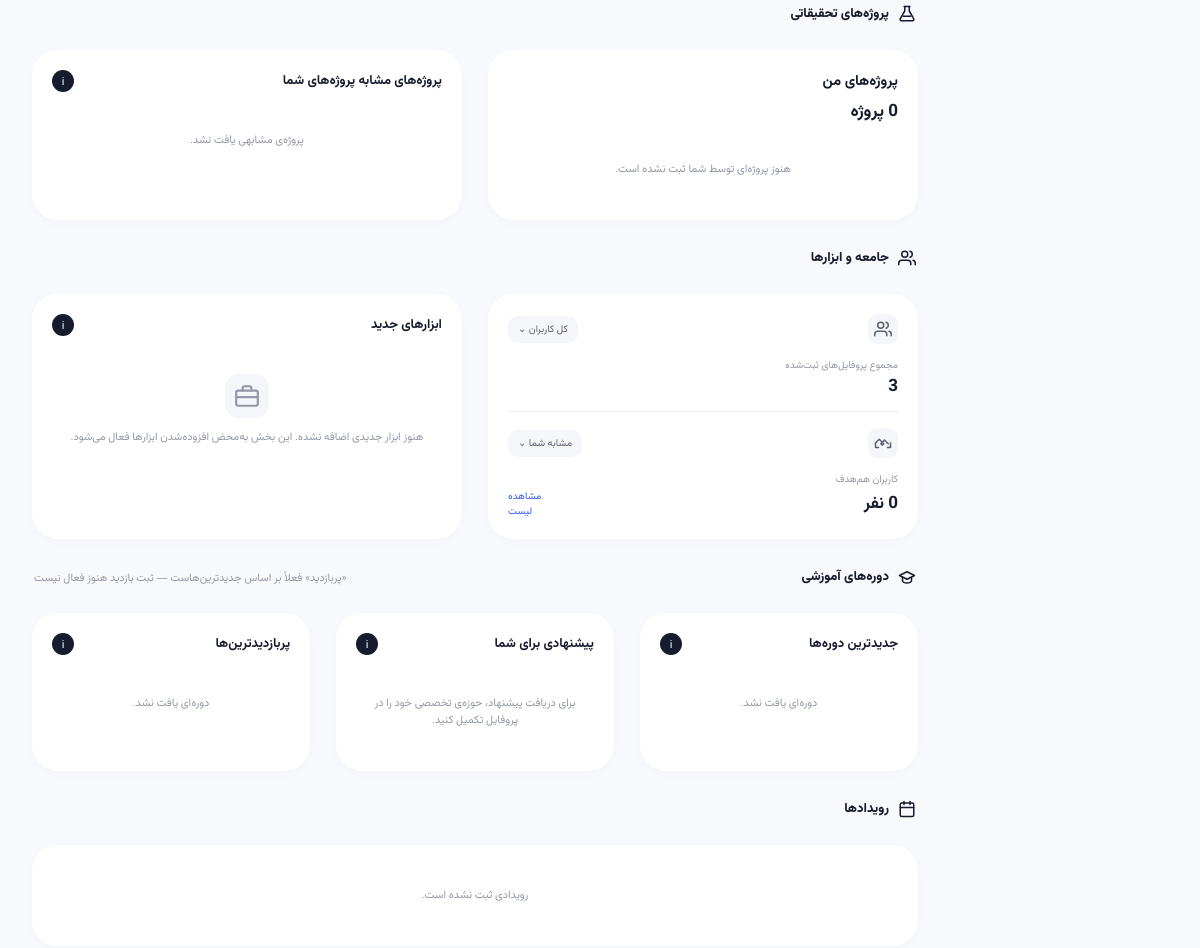
Before: /dashboard/ (middle part) with the older database file.
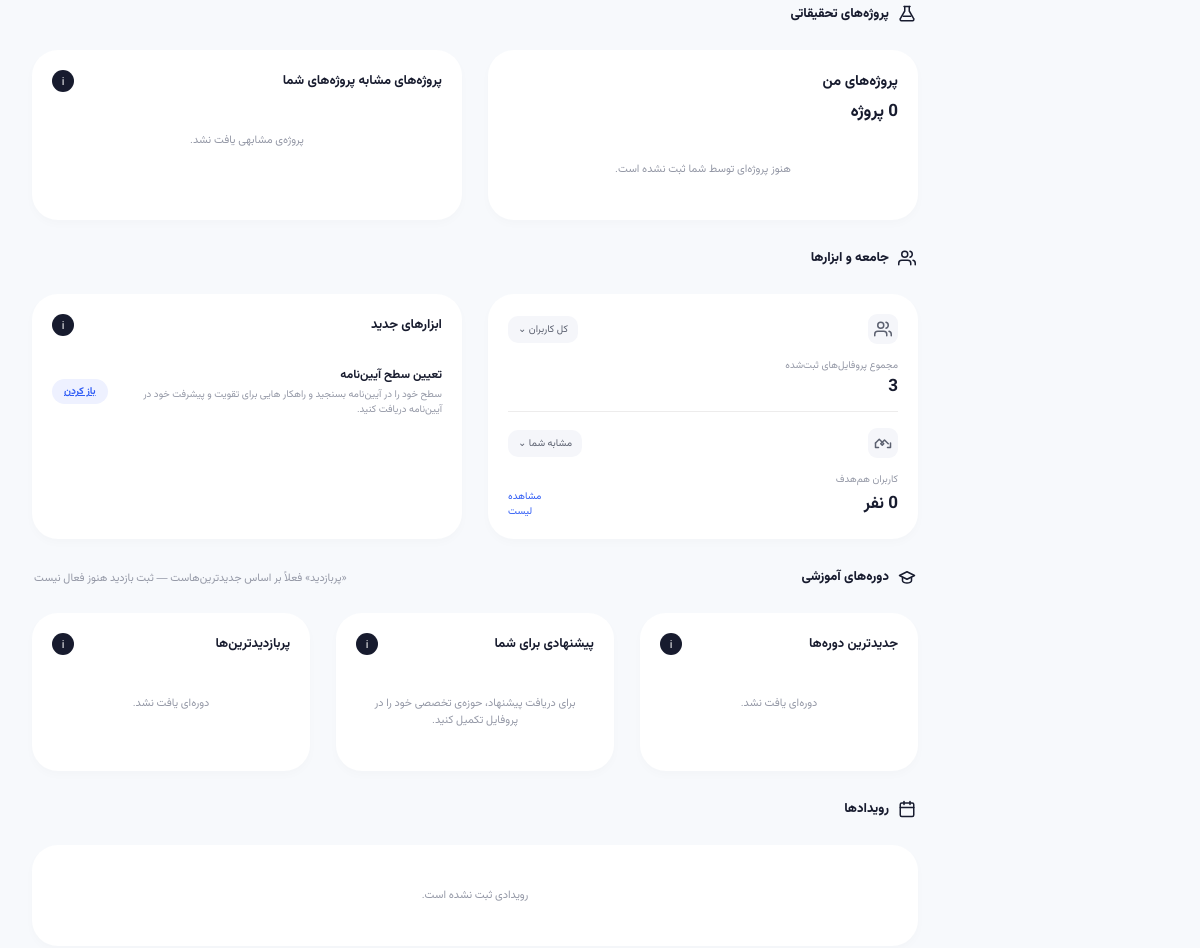
After: the same page with the newer database file.
### core/models.py (models this page shows, shortened)
class Tool(models.Model):
    title = models.CharField('عنوان', max_length=150)
    description = models.CharField('توضیح کوتاه', max_length=300, blank=True)
    url_name = models.CharField(
        'نام URL (namespace:name)', max_length=150, blank=True,
        help_text='مثال: regulation_assessment:evaluation_form'
    )
    external_url = models.CharField('لینک جایگزین / ثابت', max_length=300, blank=True)
    icon_svg = models.TextField(
        'کد SVG آیکون', blank=True,
        help_text='محتوای داخل تگ <svg>...</svg> را بدون تگ بیرونی paste کنید.'
    )
    is_active = models.BooleanField('فعال', default=True)
    is_new = models.BooleanField('برچسب «جدید»', default=True)
    order = models.PositiveIntegerField('ترتیب نمایش', default=0)
    created_at = models.DateTimeField(auto_now_add=True)
    updated_at = models.DateTimeField(auto_now=True)
    class Meta:
        verbose_name = 'ابزار'
        verbose_name_plural = 'ابزارها'
        ordering = ['order', '-created_at']
    def get_url(self):
        if self.url_name:
            try:
                return reverse(self.url_name)
            except NoReverseMatch:
                pass
        return self.external_url or '#'

### core/views.py (the view, shortened to what this page needs)
# urls.py: path('dashboard/', views.home, name='home'),
def home(request):
    profile = None
    roadmaps = Roadmap.objects.none()
    active_roadmaps = Roadmap.objects.none()
    roadmap = None
    stages = []
    active_stage = None
    total_roadmaps_count = 0
    active_roadmaps_count = 0
    completed_roadmaps_count = 0
    paused_roadmaps_count = 0
    draft_roadmaps_count = 0
    active_stages_count = 0
    average_roadmap_progress = 0
    total_stage_count = 0
    completed_stage_count = 0
    total_activity_count = 0
    completed_activity_count = 0
    profile_sections = {'sections': [], 'open_ended': []}
    profile_radar = None
    top_activities = []
    roadmap_timeline = None
    courses_data = {'newest': [], 'recommended': [], 'most_viewed': [], 'most_viewed_is_real_data': False}
    top_events = []
    user_projects = []
    similar_projects = []
    community_stats = {'total_profiles': Profile.objects.count(), 'same_goal_users': [], 'similar_profile_users': []}
    new_tools = _get_new_tools()
    activity_log_stats = {'total': 0, 'completed': 0, 'pending': 0, 'in_progress': 0, 'paused': 0, 'cancelled': 0}
    online_stats = _get_online_activity_stats(request.user)
    selected_roadmap_counts = {'total_stages': 0, 'completed_stages': 0, 'total_activities': 0, 'completed_activities': 0}
    all_user_stage_activities = []
    if online_stats.get('available'):
        online_stats['calendar_grid_json'] = mark_safe(json.dumps(online_stats['calendar_grid']))
    dashboard_stats = _get_stats(
        profile,
        average_roadmap_progress,
        total_stage_count,
        completed_stage_count,
        total_activity_count,
        completed_activity_count,
    )
    weak_point = _get_weak_point(profile, roadmap, stages)
    context = {
        'profile': profile,
        'roadmaps': roadmaps,
        'active_roadmaps': active_roadmaps,
        'roadmap': roadmap,
        'stages': stages,
        'active_stage': active_stage,
        'total_progress': roadmap.get_progress() if roadmap else 0,
        'total_roadmaps_count': total_roadmaps_count,
        'active_roadmaps_count': active_roadmaps_count,
        'completed_roadmaps_count': completed_roadmaps_count,
        'paused_roadmaps_count': paused_roadmaps_count,
        'draft_roadmaps_count': draft_roadmaps_count,
        'active_stages_count': active_stages_count,
        'total_stage_count': total_stage_count,
        'completed_stage_count': completed_stage_count,
        'average_roadmap_progress': average_roadmap_progress,
        'goal_choices': Profile.GOAL_CHOICES,
        'dashboard_stats': dashboard_stats,
        'weak_point': weak_point,
        'is_guest': not request.user.is_authenticated,
        'profile_sections': profile_sections,
        'profile_radar': profile_radar,
        'top_activities': top_activities,
        'roadmap_timeline': roadmap_timeline,
        'courses_data': courses_data,
        'top_events': top_events,
        'user_projects': user_projects,
        'similar_projects': similar_projects,
        'community_stats': community_stats,
        'new_tools': new_tools,
        'activity_log_stats': activity_log_stats,
        'online_stats': online_stats,
        'selected_roadmap_total_stages': selected_roadmap_counts['total_stages'],
        'selected_roadmap_completed_stages': selected_roadmap_counts['completed_stages'],
        'selected_roadmap_total_activities': selected_roadmap_counts['total_activities'],
        'selected_roadmap_completed_activities': selected_roadmap_counts['completed_activities'],
        'all_user_stage_activities': all_user_stage_activities,
    }
    return render(request, 'core/home.html', context)

### core/templatetags/dashboard_extras.py (called while the page is built, shortened)
@register.filter(name="radial_arc")
def radial_arc(value, radius=54):
    try:
        value = float(value or 0)
    except (TypeError, ValueError):
        value = 0
    try:
        radius = float(radius)
    except (TypeError, ValueError):
        radius = 54.0
    circumference = 2 * math.pi * radius
    value = max(0, min(100, value))
    filled = circumference * (value / 100)
    return f"{filled:.2f} {circumference:.2f}"

@register.simple_tag(name="donut_segments")
def donut_segments(stats, radius=54):
    if not stats:
        return []
    total = stats.get("total") or 0
    if not total:
        return []

### core/views.py (called while the page is built, shortened)
def _get_new_tools(limit=6):
    return list(Tool.objects.filter(is_active=True)[:limit])

def _get_weak_point(profile, roadmap, stages):
    if not profile:
        return None

### templates/core/home.html (shortened to what the changed rows need)
{% extends 'base.html' %}
{% block content %}
{% load dashboard_extras %}
<div class="page">
                        {% donut_segments activity_log_stats 54 as segs %}
    <section class="section">
        <div class="grid grid-2">
            <div class="card">
                {% if new_tools %}
                {% for tool in new_tools %}
                <div class="list-row">
                    <div class="lr-main">
                        <div class="lr-title">{{ tool.title }}</div>
                        {% if tool.description %}<div class="lr-sub">{{ tool.description }}</div>{% endif %}
                    </div>
                    <a href="{{ tool.get_url }}" target="_blank" class="lr-badge">باز کردن</a>
                </div>
                {% endfor %}
                {% else %}
                <div class="empty-state">
                    <div class="es-icon"><svg class="icon icon-lg" viewBox="0 0 24 24">
                            <rect x="2" y="7" width="20" height="14" rx="2" />
                            <path d="M16 7V5a2 2 0 0 0-2-2h-4a2 2 0 0 0-2 2v2" />
                            <line x1="2" y1="13" x2="22" y2="13" /></svg></div>
                    <p>هنوز ابزار جدیدی اضافه نشده. این بخش به‌محض افزوده‌شدن ابزارها فعال می‌شود.</p>
                </div>
                {% endif %}
            </div>
        </div>
    </section>
</div>
{% endblock %}

Changed rows visible on the page:
added Tool: title "تعیین سطح آیین‌نامه", description "سطح خود را در آیین‌نامه بسنجید و راهکار هایی برای تقویت و پیشرفت خود در آیین‌نامه دریافت کنید."
Other visible differences:
text no longer shown: "هنوز ابزار جدیدی اضافه نشده. این بخش به‌محض افزوده‌شدن ابزارها فعال می‌شود."
